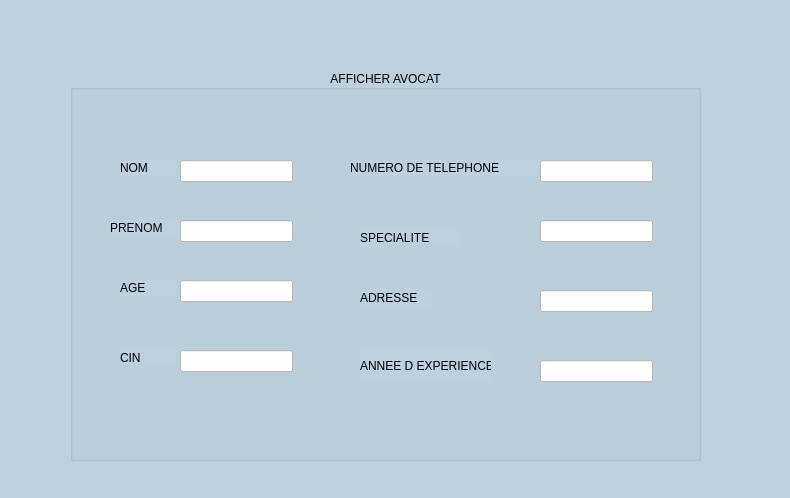
<?xml version="1.0" encoding="UTF-8"?>
<ui version="4.0">
 <class>Dialog</class>
 <widget class="QDialog" name="Dialog">
  <property name="geometry">
   <rect>
    <x>0</x>
    <y>0</y>
    <width>790</width>
    <height>498</height>
   </rect>
  </property>
  <property name="windowTitle">
   <string>AFFICHER AVOCAT </string>
  </property>
  <property name="styleSheet">
   <string notr="true">background-color: rgb(190, 208, 221);
color: rgb(0, 0, 0);
font: 9pt &quot;Comic Sans MS&quot;;
</string>
  </property>
  <widget class="QGroupBox" name="groupBox">
   <property name="geometry">
    <rect>
     <x>70</x>
     <y>70</y>
     <width>631</width>
     <height>391</height>
    </rect>
   </property>
   <property name="title">
    <string>AFFICHER AVOCAT</string>
   </property>
   <property name="alignment">
    <set>Qt::AlignCenter</set>
   </property>
   <widget class="QLabel" name="label">
    <property name="geometry">
     <rect>
      <x>50</x>
      <y>90</y>
      <width>56</width>
      <height>16</height>
     </rect>
    </property>
    <property name="text">
     <string>NOM</string>
    </property>
   </widget>
   <widget class="QLabel" name="label_2">
    <property name="geometry">
     <rect>
      <x>40</x>
      <y>150</y>
      <width>71</width>
      <height>16</height>
     </rect>
    </property>
    <property name="text">
     <string>PRENOM</string>
    </property>
   </widget>
   <widget class="QLabel" name="label_3">
    <property name="geometry">
     <rect>
      <x>50</x>
      <y>210</y>
      <width>56</width>
      <height>16</height>
     </rect>
    </property>
    <property name="text">
     <string>AGE</string>
    </property>
   </widget>
   <widget class="QLabel" name="label_4">
    <property name="geometry">
     <rect>
      <x>50</x>
      <y>280</y>
      <width>56</width>
      <height>16</height>
     </rect>
    </property>
    <property name="text">
     <string>CIN</string>
    </property>
   </widget>
   <widget class="QLabel" name="label_5">
    <property name="geometry">
     <rect>
      <x>280</x>
      <y>90</y>
      <width>191</width>
      <height>16</height>
     </rect>
    </property>
    <property name="text">
     <string>NUMERO DE TELEPHONE</string>
    </property>
   </widget>
   <widget class="QLabel" name="label_6">
    <property name="geometry">
     <rect>
      <x>290</x>
      <y>160</y>
      <width>101</width>
      <height>16</height>
     </rect>
    </property>
    <property name="text">
     <string>SPECIALITE</string>
    </property>
   </widget>
   <widget class="QLabel" name="label_7">
    <property name="geometry">
     <rect>
      <x>290</x>
      <y>220</y>
      <width>71</width>
      <height>16</height>
     </rect>
    </property>
    <property name="text">
     <string>ADRESSE</string>
    </property>
   </widget>
   <widget class="QLabel" name="label_8">
    <property name="geometry">
     <rect>
      <x>290</x>
      <y>280</y>
      <width>131</width>
      <height>31</height>
     </rect>
    </property>
    <property name="text">
     <string>ANNEE D EXPERIENCE</string>
    </property>
   </widget>
   <widget class="QLineEdit" name="lineEdit_NOM">
    <property name="geometry">
     <rect>
      <x>110</x>
      <y>90</y>
      <width>113</width>
      <height>22</height>
     </rect>
    </property>
    <property name="styleSheet">
     <string notr="true">background-color: rgb(255, 255, 255);</string>
    </property>
    <property name="readOnly">
     <bool>true</bool>
    </property>
   </widget>
   <widget class="QLineEdit" name="lineEdit_PRENOM">
    <property name="geometry">
     <rect>
      <x>110</x>
      <y>150</y>
      <width>113</width>
      <height>22</height>
     </rect>
    </property>
    <property name="styleSheet">
     <string notr="true">background-color: rgb(255, 255, 255);</string>
    </property>
    <property name="readOnly">
     <bool>true</bool>
    </property>
   </widget>
   <widget class="QLineEdit" name="lineEdit_AGE">
    <property name="geometry">
     <rect>
      <x>110</x>
      <y>210</y>
      <width>113</width>
      <height>22</height>
     </rect>
    </property>
    <property name="styleSheet">
     <string notr="true">background-color: rgb(255, 255, 255);</string>
    </property>
    <property name="readOnly">
     <bool>true</bool>
    </property>
   </widget>
   <widget class="QLineEdit" name="lineEdit_CIN">
    <property name="geometry">
     <rect>
      <x>110</x>
      <y>280</y>
      <width>113</width>
      <height>22</height>
     </rect>
    </property>
    <property name="styleSheet">
     <string notr="true">background-color: rgb(255, 255, 255);</string>
    </property>
    <property name="readOnly">
     <bool>true</bool>
    </property>
   </widget>
   <widget class="QLineEdit" name="lineEdit_NUMTEL">
    <property name="geometry">
     <rect>
      <x>470</x>
      <y>90</y>
      <width>113</width>
      <height>22</height>
     </rect>
    </property>
    <property name="styleSheet">
     <string notr="true">background-color: rgb(255, 255, 255);</string>
    </property>
    <property name="readOnly">
     <bool>true</bool>
    </property>
   </widget>
   <widget class="QLineEdit" name="lineEdit_SPECIALITE">
    <property name="geometry">
     <rect>
      <x>470</x>
      <y>150</y>
      <width>113</width>
      <height>22</height>
     </rect>
    </property>
    <property name="styleSheet">
     <string notr="true">background-color: rgb(255, 255, 255);</string>
    </property>
    <property name="readOnly">
     <bool>true</bool>
    </property>
   </widget>
   <widget class="QLineEdit" name="lineEdit_ADR">
    <property name="geometry">
     <rect>
      <x>470</x>
      <y>220</y>
      <width>113</width>
      <height>22</height>
     </rect>
    </property>
    <property name="styleSheet">
     <string notr="true">background-color: rgb(255, 255, 255);</string>
    </property>
    <property name="readOnly">
     <bool>true</bool>
    </property>
   </widget>
   <widget class="QLineEdit" name="lineEdit_ANNEEEX">
    <property name="geometry">
     <rect>
      <x>470</x>
      <y>290</y>
      <width>113</width>
      <height>22</height>
     </rect>
    </property>
    <property name="styleSheet">
     <string notr="true">background-color: rgb(255, 255, 255);</string>
    </property>
    <property name="readOnly">
     <bool>true</bool>
    </property>
   </widget>
  </widget>
 </widget>
 <resources/>
 <connections/>
</ui>
